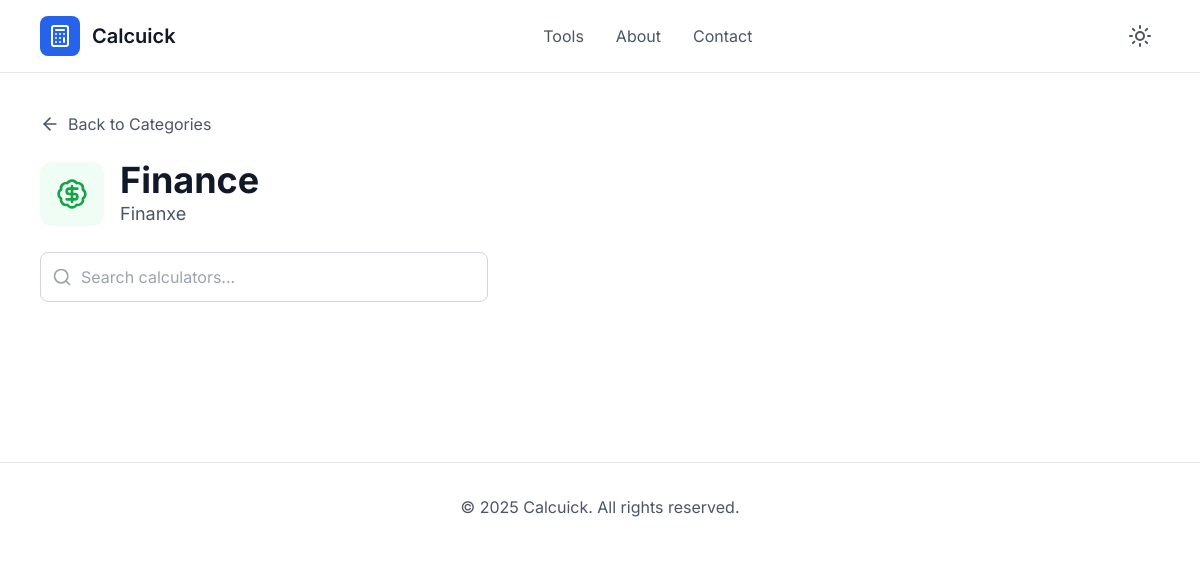
Before: /category/finance/ with the older database file.
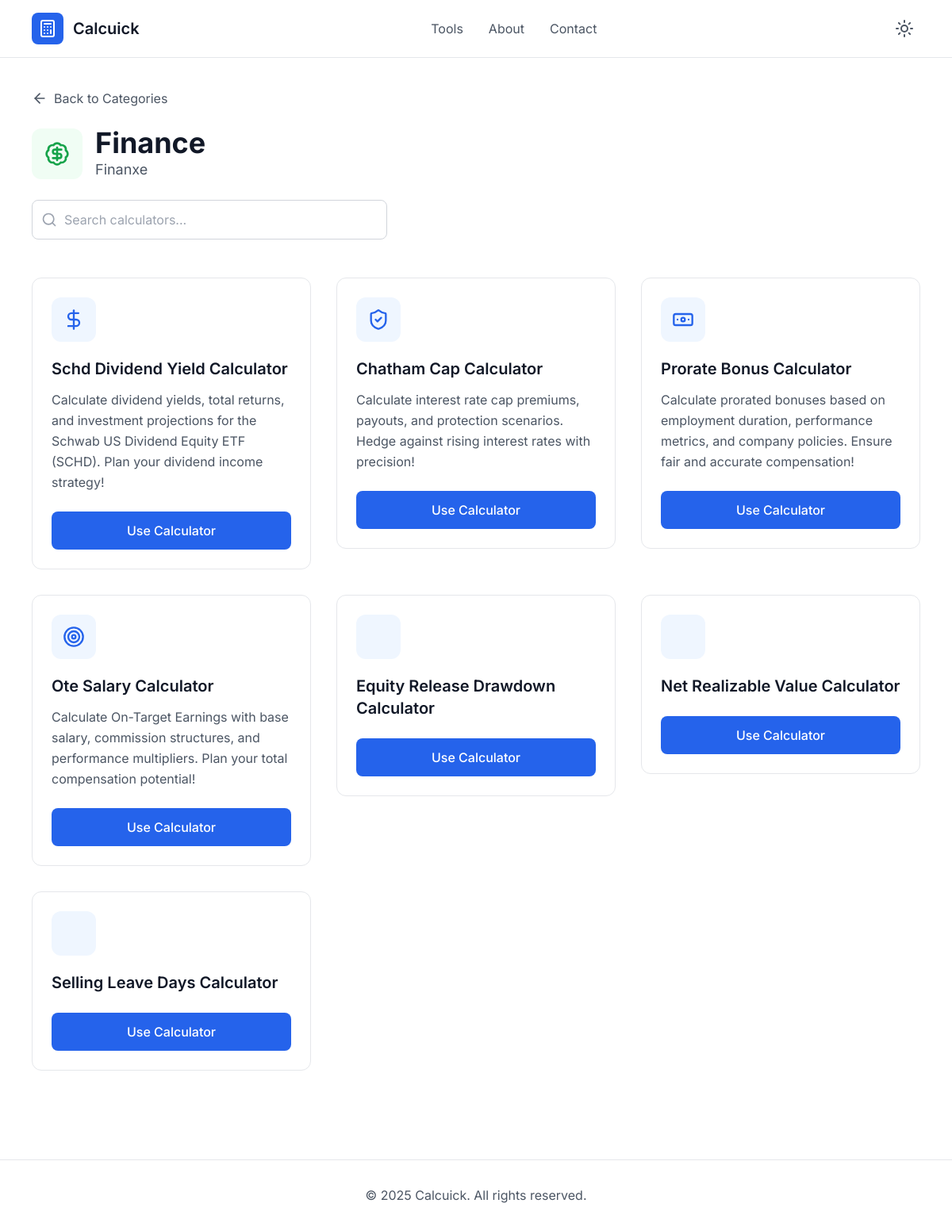
After: the same page with the newer database file.
### calculators/models.py (models this page shows, shortened)
class BaseModel(models.Model):
    created_at = models.DateTimeField(auto_now_add=True)
    updated_at = models.DateTimeField(auto_now=True)
    class Meta:
        abstract = True

class Category(BaseModel):
    name = models.CharField(max_length=100)
    icon = models.CharField(max_length=50, blank=True)
    slug = models.SlugField(unique=True, null=True, blank=True)
    description = models.TextField(blank=True)

class Calculator(BaseModel):
    category = models.ForeignKey(Category, on_delete=models.CASCADE, related_name='calculators')
    name = models.CharField(max_length=150)
    slug = models.SlugField(unique=True, blank=True)
    description = models.TextField(blank=True)
    template = models.CharField(max_length=150)
    icon = models.CharField(max_length=50, blank=True, null=True)

### calculators/views.py (the view)
# urls.py: path('category/<slug:slug>/', views.calculator_list, name='calculator_list'),
@cache_page(60 * 10)
def calculator_list(request, slug):
    category = get_object_or_404(Category, slug=slug)
    calculators = category.calculators.all()
    return render(request, 'calculators/calculator_list.html', {'category': category, 'calculators': calculators})

### calculators/templates/calculators/calculator_list.html (shortened to what this page needs)
{% extends 'base.html' %}
{% block body %}
    <main class="max-w-6xl mx-auto px-4 py-8">
        <div class="mb-6">
            <button onclick="window.history.back()" class="flex items-center space-x-2 text-gray-600 dark:text-gray-300 hover:text-gray-900 dark:hover:text-white transition-colors">
                <i data-lucide="arrow-left" class="w-5 h-5"></i>
                <span>Back to Categories</span>
            </button>
        </div>
        <div class="mb-12">
            <div class="flex items-center space-x-4 mb-6">
                <div class="w-16 h-16 bg-green-50 dark:bg-green-900/30 rounded-xl flex items-center justify-center">
                    <i data-lucide="{{category.icon}}" class="w-8 h-8 text-green-600 dark:text-green-400"></i>
                </div>
                <div>
                    <h1 class="text-3xl md:text-4xl font-bold text-gray-900 dark:text-white">{{ category.name }}</h1>
                    <p class="text-lg text-gray-600 dark:text-gray-300">
                        {{category.description}}
                    </p>
                </div>
            </div>
            <div class="max-w-md">
                <div class="relative">
                    <i data-lucide="search" class="absolute left-3 top-1/2 transform -translate-y-1/2 w-5 h-5 text-gray-400"></i>
                    <input type="text" id="search-input" placeholder="Search calculators..." class="w-full pl-10 pr-4 py-3 border border-gray-300 dark:border-gray-600 rounded-lg bg-white dark:bg-gray-800 text-gray-900 dark:text-white focus:outline-none focus:ring-2 focus:ring-blue-500 focus:border-transparent">
                </div>
            </div>
        </div>
        <div id="calculators-grid" class="grid grid-cols-1 md:grid-cols-2 lg:grid-cols-3 gap-8">
          {% for calculator in calculators %}
          <a href="{% url 'calculator_detail' calculator.slug %}">
            <div class="calculator-card bg-white dark:bg-gray-800 border border-gray-200 dark:border-gray-700 rounded-xl p-6 hover:shadow-lg hover:border-blue-300 dark:hover:border-blue-600 transition-all duration-300 group" data-name="loan calculator">
                <div class="w-14 h-14 bg-blue-50 dark:bg-blue-900/30 rounded-xl flex items-center justify-center mb-5 group-hover:bg-blue-100 dark:group-hover:bg-blue-900/50 transition-colors">
                    <i data-lucide="{{calculator.icon}}" class="w-7 h-7 text-blue-600 dark:text-blue-400"></i>
                </div>
                <h3 class="text-xl font-semibold text-gray-900 dark:text-white mb-3">{{calculator.name.title}}</h3>
                <p class="text-gray-600 dark:text-gray-300 mb-6 leading-relaxed">{{calculator.description}}</p>
                <button class="w-full bg-blue-600 hover:bg-blue-700 text-white py-3 rounded-lg font-medium transition-colors duration-200">
                    Use Calculator
                </button>
            </div>
          </a>
          {% endfor %}
        </div>
    </main>
{% endblock %}

### calculators/templates/base.html (shortened to what this page needs)
<!DOCTYPE html>
<html lang="en">
{% load static %}
<head>
    <script src="https://cdn.tailwindcss.com"></script>
</head>
<body class="bg-white dark:bg-gray-900 min-h-screen font-inter pt-20">
    <nav
        class="fixed top-0 left-0 right-0 z-50 bg-white/80 dark:bg-gray-900/80 backdrop-blur-md border-b border-gray-200 dark:border-gray-700">
        <div class="max-w-6xl mx-auto px-4 py-4">
            <div class="flex items-center justify-between">
                <a href="/">
                    <div class="flex items-center space-x-3">
                        <div class="w-10 h-10 bg-blue-600 rounded-lg flex items-center justify-center">
                            <i data-lucide="calculator" class="w-6 h-6 text-white"></i>
                        </div>
                        <span class="text-xl font-semibold text-gray-900 dark:text-white">Calcuick</span>
                    </div>
                </a>
                <div class="hidden md:flex items-center space-x-8">
                    <a href="#"
                        class="text-gray-600 dark:text-gray-300 hover:text-gray-900 dark:hover:text-white transition-colors">Tools</a>
                    <a href="#"
                        class="text-gray-600 dark:text-gray-300 hover:text-gray-900 dark:hover:text-white transition-colors">About</a>
                    <a href="#"
                        class="text-gray-600 dark:text-gray-300 hover:text-gray-900 dark:hover:text-white transition-colors">Contact</a>
                </div>
                <div class="flex items-center space-x-2">
                    <button onclick="toggleTheme()"
                        class="p-2 rounded-lg hover:bg-gray-100 dark:hover:bg-gray-800 transition-colors">
                        <i id="theme-icon" data-lucide="sun" class="w-6 h-6 text-gray-600 dark:text-gray-300"></i>
                    </button>
                </div>
            </div>
        </div>
    </nav>
    {% block body %}{% endblock %}
    <footer class="border-t border-gray-200 dark:border-gray-700 mt-20">
        <div class="max-w-6xl mx-auto px-4 py-8">
            <div class="text-center text-gray-600 dark:text-gray-300">
                <p>&copy; 2025 Calcuick. All rights reserved.</p>
            </div>
        </div>
    </footer>
</body>
</html>

### calculators/templates/base.html (style rules this page uses)
body { font-family: 'Inter', sans-serif; }

Changed rows visible on the page:
added Calculator: name "Schd Dividend Yield Calculator", description "Calculate dividend yields, total returns, and investment projections for the Schwab US Dividend Equity ETF (SCHD). Plan your dividend income strategy!"
added Calculator: name "Chatham Cap Calculator", description "Calculate interest rate cap premiums, payouts, and protection scenarios. Hedge against rising interest rates with precision!"
added Calculator: name "Prorate Bonus Calculator", description "Calculate prorated bonuses based on employment duration, performance metrics, and company policies. Ensure fair and accurate compensation!"
added Calculator: name "Ote Salary Calculator", description "Calculate On-Target Earnings with base salary, commission structures, and performance multipliers. Plan your total compensation potential!"
added Calculator: name "Equity Release Drawdown Calculator"
added Calculator: name "Net Realizable Value Calculator"
added Calculator: name "Selling Leave Days Calculator"
